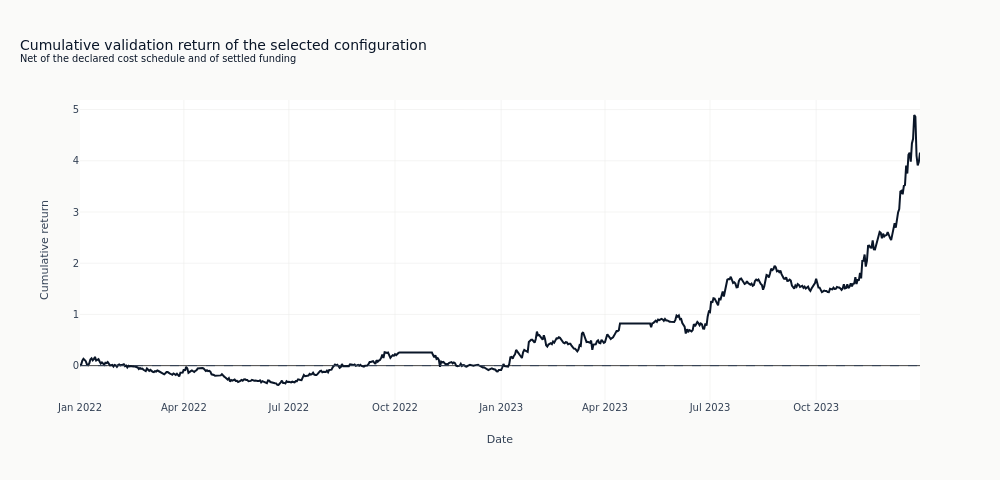

The notebook cell saved with this chart:
### Markdown cell above
## 4. What the selected strategy did

The cumulative return of the selected configuration across the validation folds, against the
zero line. Funding is settled inside the engine at each 8-hourly timestamp on the position held
before that timestamp's fills, so the curve already includes it.

### Code cell
returns = returns_by_hash[selected.hash].sort("timestamp")
column = next(name for name in returns.columns if name != "timestamp")
equity = returns.with_columns(cumulative=(1.0 + pl.col(column)).cum_prod() - 1.0)
fig = go.Figure()
fig.add_trace(
    go.Scatter(
        x=equity.get_column("timestamp").to_list(),
        y=equity.get_column("cumulative").to_list(),
        mode="lines",
        name="selected configuration",
        line={"color": COLORS["blue"]},
    )
)
fig.add_hline(y=0, line_width=1, line_dash="dash", line_color=COLORS["neutral"])
fig.update_layout(
    title={
        "text": "Cumulative validation return of the selected configuration"
        "<br><sup>Net of the declared cost schedule and of settled funding</sup>",
        "x": 0.02,
        "xanchor": "left",
    },
    xaxis_title="Date",
    yaxis_title="Cumulative return",
    height=480,
    width=1000,
)
show_plotly_with_alt(
    fig,
    "Line chart of the cumulative validation return of the selected configuration over the two "
    "validation folds, with a dashed horizontal line at zero, net of declared costs and settled "
    "funding.",
)

### Figure 1 — Plotly figure (JSON) as saved in the notebook; plotly's stock layout.template omitted (floating-point values rounded to 4 significant figures; data arrays with more than 128 entries replaced by an {"elided": "..."} marker saying what was removed)
{"data": [{"line": {"color": "#0a1628"}, "mode": "lines", "name": "selected configuration", "type": "scatter", "x": {"elided": "729 str values"}, "y": {"elided": "729 float values"}}], "layout": {"height": 480, "shapes": [{"line": {"color": "#334155", "dash": "dash", "width": 1}, "type": "line", "x0": 0, "x1": 1, "xref": "x domain", "y0": 0, "y1": 0, "yref": "y"}], "title": {"text": "Cumulative validation return of the selected configuration<br><sup>Net of the declared cost schedule and of settled funding</sup>", "x": 0.02, "xanchor": "left"}, "width": 1000, "xaxis": {"title": {"text": "Date"}}, "yaxis": {"title": {"text": "Cumulative return"}}}}
